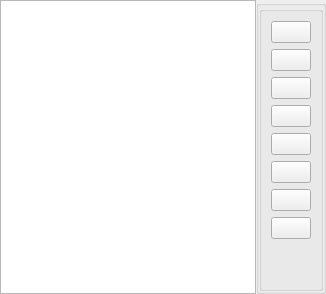
               <widget class="QWidget" name="pageVirtualDrives">
                <layout class="QHBoxLayout" name="horizontalLayout_5">
                 <property name="spacing">
                  <number>0</number>
                 </property>
                 <property name="leftMargin">
                  <number>0</number>
                 </property>
                 <property name="topMargin">
                  <number>0</number>
                 </property>
                 <property name="rightMargin">
                  <number>0</number>
                 </property>
                 <property name="bottomMargin">
                  <number>0</number>
                 </property>
                 <item>
                  <widget class="QTreeWidget" name="trwVirtualDrives">
                   <property name="sizePolicy">
                    <sizepolicy hsizetype="Expanding" vsizetype="Expanding">
                     <horstretch>1</horstretch>
                     <verstretch>0</verstretch>
                    </sizepolicy>
                   </property>
                   <attribute name="headerVisible">
                    <bool>false</bool>
                   </attribute>
                   <column>
                    <property name="text">
                     <string notr="true">1</string>
                    </property>
                   </column>
                  </widget>
                 </item>
                 <item>
                  <widget class="QGroupBox" name="gbxVirtualDriveControlsContainer">
                   <property name="minimumSize">
                    <size>
                     <width>0</width>
                     <height>0</height>
                    </size>
                   </property>
                   <property name="title">
                    <string/>
                   </property>
                   <property name="flat">
                    <bool>true</bool>
                   </property>
                   <layout class="QVBoxLayout" name="verticalLayout_4">
                    <property name="spacing">
                     <number>0</number>
                    </property>
                    <property name="leftMargin">
                     <number>0</number>
                    </property>
                    <property name="topMargin">
                     <number>0</number>
                    </property>
                    <property name="rightMargin">
                     <number>0</number>
                    </property>
                    <property name="bottomMargin">
                     <number>0</number>
                    </property>
                    <item>
                     <widget class="QGroupBox" name="gbxVirtualDrivesAndBouquetsContent_2">
                      <property name="title">
                       <string notr="true"/>
                      </property>
                      <layout class="QVBoxLayout" name="verticalLayout_7">
                       <item>
                        <widget class="QPushButton" name="pbtnSwitchToBouquets">
                         <property name="statusTip">
                          <string>Switch to bouquets...</string>
                         </property>
                         <property name="text">
                          <string notr="true"/>
                         </property>
                         <property name="icon">
                          <iconset resource="../resources/mainwindowres.qrc">
                           <normaloff>:/mainwindow/virtual_drive</normaloff>:/mainwindow/virtual_drive</iconset>
                         </property>
                         <property name="iconSize">
                          <size>
                           <width>32</width>
                           <height>32</height>
                          </size>
                         </property>
                        </widget>
                       </item>
                       <item>
                        <widget class="QPushButton" name="pbtnAddVirtualDrive">
                         <property name="statusTip">
                          <string>Add Virtual Drive...</string>
                         </property>
                         <property name="text">
                          <string notr="true"/>
                         </property>
                         <property name="icon">
                          <iconset resource="../resources/mainwindowres.qrc">
                           <normaloff>:/mainwindow/add_plus_48</normaloff>:/mainwindow/add_plus_48</iconset>
                         </property>
                         <property name="iconSize">
                          <size>
                           <width>32</width>
                           <height>32</height>
                          </size>
                         </property>
                        </widget>
                       </item>
                       <item>
                        <widget class="QPushButton" name="pbtnDeleteVirtualDrive">
                         <property name="statusTip">
                          <string>Delete Virtual Drive...</string>
                         </property>
                         <property name="text">
                          <string notr="true"/>
                         </property>
                         <property name="icon">
                          <iconset resource="../resources/mainwindowres.qrc">
                           <normaloff>:/mainwindow/delete_48</normaloff>:/mainwindow/delete_48</iconset>
                         </property>
                         <property name="iconSize">
                          <size>
                           <width>32</width>
                           <height>32</height>
                          </size>
                         </property>
                        </widget>
                       </item>
                       <item>
                        <widget class="QPushButton" name="pbtnConfigureVirtualDrive">
                         <property name="statusTip">
                          <string>Configure this Virtual Drive...</string>
                         </property>
                         <property name="text">
                          <string notr="true"/>
                         </property>
                         <property name="icon">
                          <iconset resource="../resources/mainwindowres.qrc">
                           <normaloff>:/mainwindow/config</normaloff>:/mainwindow/config</iconset>
                         </property>
                         <property name="iconSize">
                          <size>
                           <width>32</width>
                           <height>32</height>
                          </size>
                         </property>
                        </widget>
                       </item>
                       <item>
                        <widget class="QPushButton" name="pbtnCreateShortcutInVirtualDrive">
                         <property name="statusTip">
                          <string>Create a shortcut in this Virtual Drive...</string>
                         </property>
                         <property name="text">
                          <string notr="true"/>
                         </property>
                         <property name="icon">
                          <iconset resource="../resources/mainwindowres.qrc">
                           <normaloff>:/mainwindow/shortcut</normaloff>:/mainwindow/shortcut</iconset>
                         </property>
                         <property name="iconSize">
                          <size>
                           <width>32</width>
                           <height>32</height>
                          </size>
                         </property>
                        </widget>
                       </item>
                       <item>
                        <widget class="QPushButton" name="pbtnConfigureWineInVirtualDrive">
                         <property name="statusTip">
                          <string>Configure WINE...</string>
                         </property>
                         <property name="text">
                          <string notr="true"/>
                         </property>
                         <property name="icon">
                          <iconset resource="../resources/mainwindowres.qrc">
                           <normaloff>:/mainwindow/config_wine</normaloff>:/mainwindow/config_wine</iconset>
                         </property>
                         <property name="iconSize">
                          <size>
                           <width>32</width>
                           <height>32</height>
                          </size>
                         </property>
                        </widget>
                       </item>
                       <item>
                        <widget class="QPushButton" name="pbtnOpenVirtualDrivesDir">
                         <property name="statusTip">
                          <string>Open this Virtual Drive's directory...</string>
                         </property>
                         <property name="text">
                          <string notr="true"/>
                         </property>
                         <property name="icon">
                          <iconset resource="../resources/mainwindowres.qrc">
                           <normaloff>:/mainwindow/open_dir</normaloff>:/mainwindow/open_dir</iconset>
                         </property>
                         <property name="iconSize">
                          <size>
                           <width>32</width>
                           <height>32</height>
                          </size>
                         </property>
                        </widget>
                       </item>
                       <item>
                        <widget class="QPushButton" name="pbtnOpenVirtualDrivesCmdPrompt">
                         <property name="statusTip">
                          <string>Open a command prompt...</string>
                         </property>
                         <property name="text">
                          <string notr="true"/>
                         </property>
                         <property name="icon">
                          <iconset resource="../resources/mainwindowres.qrc">
                           <normaloff>:/mainwindow/cmd_prompt</normaloff>:/mainwindow/cmd_prompt</iconset>
                         </property>
                         <property name="iconSize">
                          <size>
                           <width>32</width>
                           <height>32</height>
                          </size>
                         </property>
                        </widget>
                       </item>
                       <item>
                        <spacer name="verticalSpacer_2">
                         <property name="orientation">
                          <enum>Qt::Vertical</enum>
                         </property>
                         <property name="sizeHint" stdset="0">
                          <size>
                           <width>20</width>
                           <height>40</height>
                          </size>
                         </property>
                        </spacer>
                       </item>
                      </layout>
                     </widget>
                    </item>
                   </layout>
                  </widget>
                 </item>
                </layout>
               </widget>
